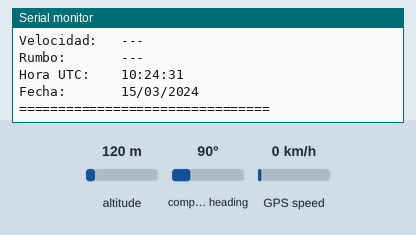
Simulated run of this program. Board: ESP32. Shown: the last lines printed to the serial monitor. The test bench sets the inputs (shaded band); at power-on: altitude 120 m, compass heading 90°, GPS speed 0 km/h. The GPS gets a fix after 3 s at 37.7749, -122.4194 with 8 satellites.

Above: at 2.3 s.
2.4 s: altitude set to 20 m
At 5.1 s:
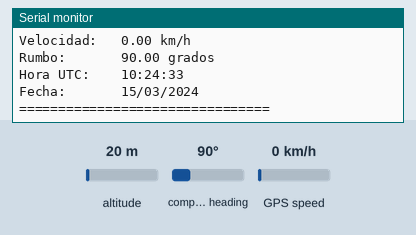
5.6 s: compass heading set to 7°
At 6.6 s:
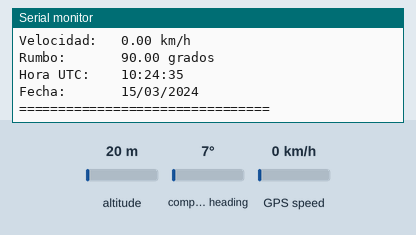
7.1 s: GPS speed set to 2 km/h
At 9.3 s:
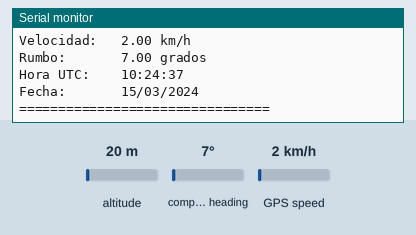
Timing chart, 0 to 10.8 s (numbered marks = the images above; inputs shaded):
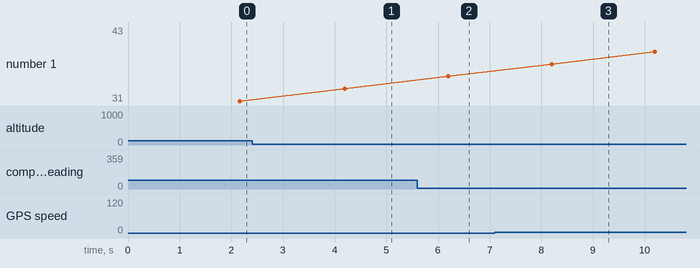

Measured:
- after the input at 2.4 s, the serial monitor: prints a new line after 1.7 s (image 1)
- after the input at 7.1 s, the serial monitor: prints a new line after 1.0 s (image 3)

The program:

main.cpp
```cpp
#include <Arduino.h>
#include <HardwareSerial.h>
#include <TinyGPSPlus.h>

HardwareSerial GPS(2);
TinyGPSPlus gps;

#define GPS_RX 16     // TX del GPS -> GPIO 16
#define GPS_TX 17     // RX del GPS -> GPIO 17

unsigned long tiempoAnterior = 0;

// Mostrar información cada 2 segundos
const unsigned long INTERVALO = 2000;

void mostrarGPS();

void setup()
{
    // Comunicación ESP32 -> PC
    Serial.begin(9600);

    delay(1000);


    // Comunicación ESP32 -> GPS
    // El GY-GPS6MV2 trabaja normalmente a 9600 baud

    GPS.begin(
        9600,
        SERIAL_8N1,
        GPS_RX,
        GPS_TX
    );


    Serial.println();
    Serial.println("================================");
    Serial.println("        GY-GPS6MV2");
    Serial.println("================================");
    Serial.println("GPS iniciado correctamente");
    Serial.println();
    Serial.println("GPS Baud: 9600");
    Serial.println("RX ESP32: GPIO16");
    Serial.println("TX ESP32: GPIO17");
    Serial.println();
    Serial.println("Esperando satelites...");
    Serial.println("================================");
}

void loop()
{

    while (GPS.available() > 0)
    {
        char dato = GPS.read();

        // TinyGPSPlus procesa los mensajes NMEA
        gps.encode(dato);
    }

    if (millis() - tiempoAnterior >= INTERVALO)
    {
        tiempoAnterior = millis();

        mostrarGPS();
    }
}

void mostrarGPS()
{

    Serial.println();
    Serial.println("================================");
    Serial.println("            GPS");
    Serial.println("================================");

    if (gps.location.isValid())
    {

        Serial.println("Estado: GPS CON POSICION");
        Serial.println();


        Serial.print("Latitud:     ");
        Serial.println(
            gps.location.lat(),
            6
        );


        Serial.print("Longitud:    ");
        Serial.println(
            gps.location.lng(),
            6
        );
    }

    else
    {

        Serial.println("Estado: BUSCANDO SATELITES");
        Serial.println();

        Serial.println("Latitud:     ---");
        Serial.println("Longitud:    ---");
    }

    Serial.print("Altitud:     ");

    if (gps.altitude.isValid())
    {

        Serial.print(
            gps.altitude.meters(),
            2
        );

        Serial.println(" m");
    }

    else
    {
        Serial.println("---");
    }

    Serial.print("Satelites:   ");

    if (gps.satellites.isValid())
    {
        Serial.println(
            gps.satellites.value()
        );
    }

    else
    {
        Serial.println("0");
    }

    Serial.print("Velocidad:   ");

    if (gps.speed.isValid())
    {

        Serial.print(
            gps.speed.kmph(),
            2
        );

        Serial.println(" km/h");
    }

    else
    {
        Serial.println("---");
    }

    Serial.print("Rumbo:       ");

    if (gps.course.isValid())
    {

        Serial.print(
            gps.course.deg(),
            2
        );

        Serial.println(" grados");
    }

    else
    {
        Serial.println("---");
    }

    Serial.print("Hora UTC:    ");

    if (gps.time.isValid())
    {

        if (gps.time.hour() < 10)
        {
            Serial.print("0");
        }

        Serial.print(
            gps.time.hour()
        );


        Serial.print(":");


        if (gps.time.minute() < 10)
        {
            Serial.print("0");
        }

        Serial.print(
            gps.time.minute()
        );


        Serial.print(":");


        if (gps.time.second() < 10)
        {
            Serial.print("0");
        }

        Serial.println(
            gps.time.second()
        );
    }

    else
    {
        Serial.println("--:--:--");
    }

    Serial.print("Fecha:       ");

    if (gps.date.isValid())
    {

        if (gps.date.day() < 10)
        {
            Serial.print("0");
        }

        Serial.print(
            gps.date.day()
        );

        Serial.print("/");


        if (gps.date.month() < 10)
        {
            Serial.print("0");
        }

        Serial.print(
            gps.date.month()
        );

        Serial.print("/");

        Serial.println(
            gps.date.year()
        );
    }

    else
    {
        Serial.println("--/--/----");
    }


    Serial.println("================================");
}
```
